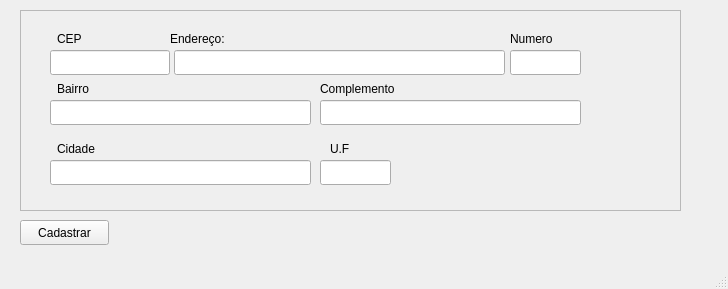
<?xml version="1.0" encoding="UTF-8"?>
<ui version="4.0">
 <class>MainWindow</class>
 <widget class="QMainWindow" name="MainWindow">
  <property name="geometry">
   <rect>
    <x>0</x>
    <y>0</y>
    <width>728</width>
    <height>289</height>
   </rect>
  </property>
  <property name="windowTitle">
   <string>MainWindow</string>
  </property>
  <widget class="QWidget" name="centralwidget">
   <widget class="QFrame" name="frame">
    <property name="geometry">
     <rect>
      <x>20</x>
      <y>10</y>
      <width>661</width>
      <height>201</height>
     </rect>
    </property>
    <property name="frameShape">
     <enum>QFrame::StyledPanel</enum>
    </property>
    <property name="frameShadow">
     <enum>QFrame::Raised</enum>
    </property>
    <widget class="QLineEdit" name="ldnumero">
     <property name="geometry">
      <rect>
       <x>490</x>
       <y>40</y>
       <width>71</width>
       <height>25</height>
      </rect>
     </property>
    </widget>
    <widget class="QLineEdit" name="ldrua">
     <property name="geometry">
      <rect>
       <x>154</x>
       <y>40</y>
       <width>331</width>
       <height>25</height>
      </rect>
     </property>
     <property name="maximumSize">
      <size>
       <width>500</width>
       <height>16777215</height>
      </size>
     </property>
    </widget>
    <widget class="QLabel" name="label_9">
     <property name="geometry">
      <rect>
       <x>37</x>
       <y>70</y>
       <width>93</width>
       <height>17</height>
      </rect>
     </property>
     <property name="text">
      <string>Bairro</string>
     </property>
    </widget>
    <widget class="QLineEdit" name="ldbairro">
     <property name="geometry">
      <rect>
       <x>30</x>
       <y>90</y>
       <width>261</width>
       <height>25</height>
      </rect>
     </property>
    </widget>
    <widget class="QLineEdit" name="ldcep">
     <property name="geometry">
      <rect>
       <x>30</x>
       <y>40</y>
       <width>120</width>
       <height>25</height>
      </rect>
     </property>
    </widget>
    <widget class="QLabel" name="label_4">
     <property name="geometry">
      <rect>
       <x>150</x>
       <y>20</y>
       <width>68</width>
       <height>17</height>
      </rect>
     </property>
     <property name="maximumSize">
      <size>
       <width>200</width>
       <height>16777215</height>
      </size>
     </property>
     <property name="text">
      <string>Endereço:</string>
     </property>
    </widget>
    <widget class="QLabel" name="label_5">
     <property name="geometry">
      <rect>
       <x>490</x>
       <y>20</y>
       <width>71</width>
       <height>17</height>
      </rect>
     </property>
     <property name="maximumSize">
      <size>
       <width>200</width>
       <height>16777215</height>
      </size>
     </property>
     <property name="text">
      <string>Numero</string>
     </property>
    </widget>
    <widget class="QLabel" name="label_6">
     <property name="geometry">
      <rect>
       <x>37</x>
       <y>20</y>
       <width>27</width>
       <height>17</height>
      </rect>
     </property>
     <property name="maximumSize">
      <size>
       <width>200</width>
       <height>16777215</height>
      </size>
     </property>
     <property name="text">
      <string>CEP</string>
     </property>
    </widget>
    <widget class="QLineEdit" name="ldcomplemento">
     <property name="geometry">
      <rect>
       <x>300</x>
       <y>90</y>
       <width>261</width>
       <height>25</height>
      </rect>
     </property>
    </widget>
    <widget class="QLabel" name="label_12">
     <property name="geometry">
      <rect>
       <x>300</x>
       <y>70</y>
       <width>101</width>
       <height>17</height>
      </rect>
     </property>
     <property name="maximumSize">
      <size>
       <width>200</width>
       <height>16777215</height>
      </size>
     </property>
     <property name="text">
      <string>Complemento</string>
     </property>
    </widget>
    <widget class="QLineEdit" name="ldcidade">
     <property name="geometry">
      <rect>
       <x>30</x>
       <y>150</y>
       <width>261</width>
       <height>25</height>
      </rect>
     </property>
    </widget>
    <widget class="QLineEdit" name="lsuf">
     <property name="geometry">
      <rect>
       <x>300</x>
       <y>150</y>
       <width>71</width>
       <height>25</height>
      </rect>
     </property>
    </widget>
    <widget class="QLabel" name="label_14">
     <property name="geometry">
      <rect>
       <x>37</x>
       <y>130</y>
       <width>93</width>
       <height>17</height>
      </rect>
     </property>
     <property name="text">
      <string>Cidade</string>
     </property>
    </widget>
    <widget class="QLabel" name="label_15">
     <property name="geometry">
      <rect>
       <x>310</x>
       <y>130</y>
       <width>41</width>
       <height>17</height>
      </rect>
     </property>
     <property name="text">
      <string>U.F</string>
     </property>
    </widget>
   </widget>
   <widget class="QPushButton" name="btnCadEnder">
    <property name="geometry">
     <rect>
      <x>20</x>
      <y>220</y>
      <width>89</width>
      <height>25</height>
     </rect>
    </property>
    <property name="text">
     <string>Cadastrar</string>
    </property>
   </widget>
  </widget>
  <widget class="QMenuBar" name="menubar">
   <property name="geometry">
    <rect>
     <x>0</x>
     <y>0</y>
     <width>728</width>
     <height>22</height>
    </rect>
   </property>
  </widget>
  <widget class="QStatusBar" name="statusbar"/>
 </widget>
 <resources/>
 <connections/>
</ui>
